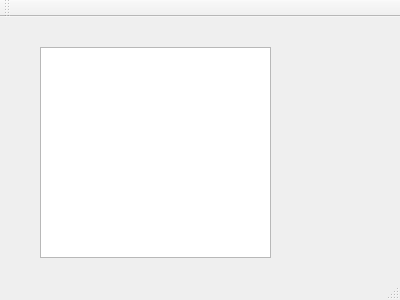
<?xml version="1.0" encoding="UTF-8"?>
<ui version="4.0">
 <class>MusePad</class>
 <widget class="QMainWindow" name="MusePad">
  <property name="geometry">
   <rect>
    <x>0</x>
    <y>0</y>
    <width>400</width>
    <height>300</height>
   </rect>
  </property>
  <property name="windowTitle">
   <string>MusePad</string>
  </property>
  <widget class="QWidget" name="centralWidget">
   <widget class="QTextEdit" name="scoreEdit">
    <property name="geometry">
     <rect>
      <x>40</x>
      <y>30</y>
      <width>231</width>
      <height>211</height>
     </rect>
    </property>
   </widget>
  </widget>
  <widget class="QToolBar" name="mainToolBar">
   <attribute name="toolBarArea">
    <enum>TopToolBarArea</enum>
   </attribute>
   <attribute name="toolBarBreak">
    <bool>false</bool>
   </attribute>
  </widget>
  <widget class="QStatusBar" name="statusBar"/>
 </widget>
 <layoutdefault spacing="6" margin="11"/>
 <resources/>
 <connections/>
</ui>
